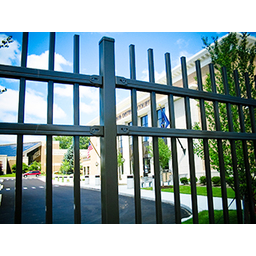
#> input picture A2-Gaussian_Filters/fence.png, 256 x 256 px, found by its file name
$ python a2.py   (Python 2 division)
#> lines starting #> are read from the running program, lines starting #| are printed output that depends on the picture
from PIL import Image
import numpy as np
import math
from scipy import signal

def boxfilter(n):
    #Check if the given value is odd
    assert ((n-1)%2==0), "Dimension must be odd."
	#Create Numpy array
    x = (1.0/(n*n))*np.ones((n,n),dtype=np.double)
	#If must specifically be a numpy array, this works too:
	#x = (1.0/(n*n))*np.array(np.ones((n,n),dtype=np.double),dtype=np.double)
    print x

def gauss1d(sigma):
	#Multiply sigma by 6, round it to next closest integer
    length = int(math.ceil(6*sigma))
	#If length is even, increment it by one to make it odd
    if(length%2==0): length = length+1

    center = (length+1)/2              # center index
    lep = ((-1)*center)+1              # left endpoint
    rep = center                       # right endpoint
    arr = np.arange(lep, rep)          # create array of distances from center

    arr  = arr.astype(float)
    arr  = np.exp(-((pow(arr,2)))/(2*(pow(sigma,2))))  # the gaussian approximation
    norm = np.sum(arr)                                 # the value to normalize by
    gaus = arr/norm                                    # the normalized version of x
    return gaus

def gauss2d(sigma):
    first = gauss1d(sigma)             #the first 1d gaussian filter
    first = first[np.newaxis]          #make it a 2d array
    b = np.transpose(first)            #compute the transpose
    conv=signal.convolve2d(first, b)   #convolve first with its transpose
    return conv

def gaussconvolve2d(array, sigma):
    filt = gauss2d(sigma)
    newg = signal.convolve2d(array, filt,'same')
    return newg

#Apply filtering to jaguar image

#open the test image
im = Image.open('C:/.../fence.png')
#> im is the input picture: PIL image 256x256 RGBA; mean R, G, B, A 138.9, 158.1, 159.8, 255
#print dimensions
print im.size, im.mode, im.format
#| (256, 256) RGBA PNG
#convert image to grey scale
im=im.convert('L')
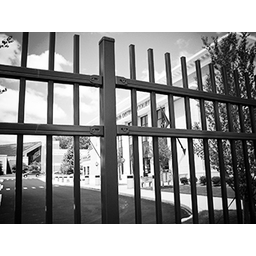
#> im: PIL image 256x256 L; min 0, max 255, mean 152.6
im.save('fence_greyscale','PNG')
#convert image to numpy array
im_array=np.asarray(im)
im2_array=im_array.copy()
#call convolve2d
im3_array=gaussconvolve2d(im2_array, 3)
#> in gaussconvolve2d, `newg = signal.convolve2d(array, filt,'same')`:
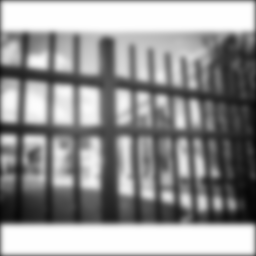
#> newg: shape (256, 256) float64; min 4.38, max 255, mean 149
#convert array to uint8 format
im3_array=im3_array.astype('uint8')
#convert back to image
im3=Image.fromarray(im3_array)
#save image
im3.save('C:/.../fence_blur','PNG')
